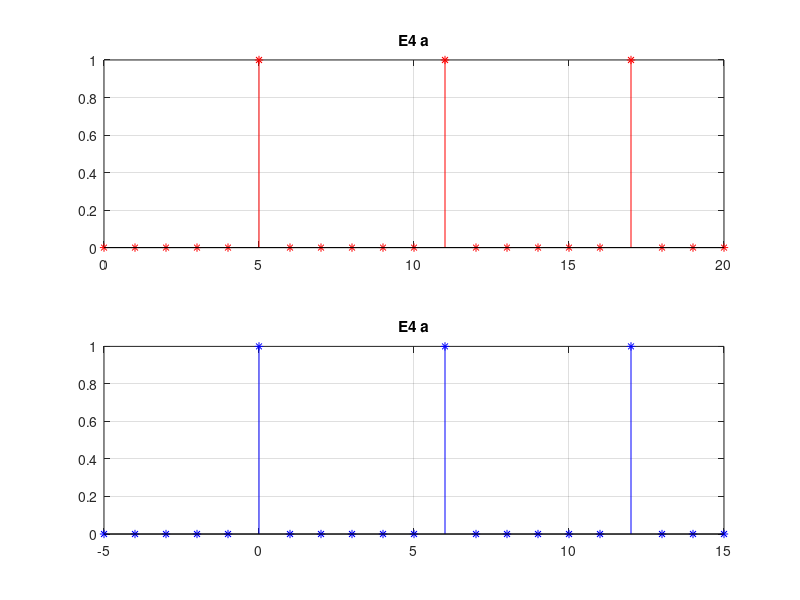
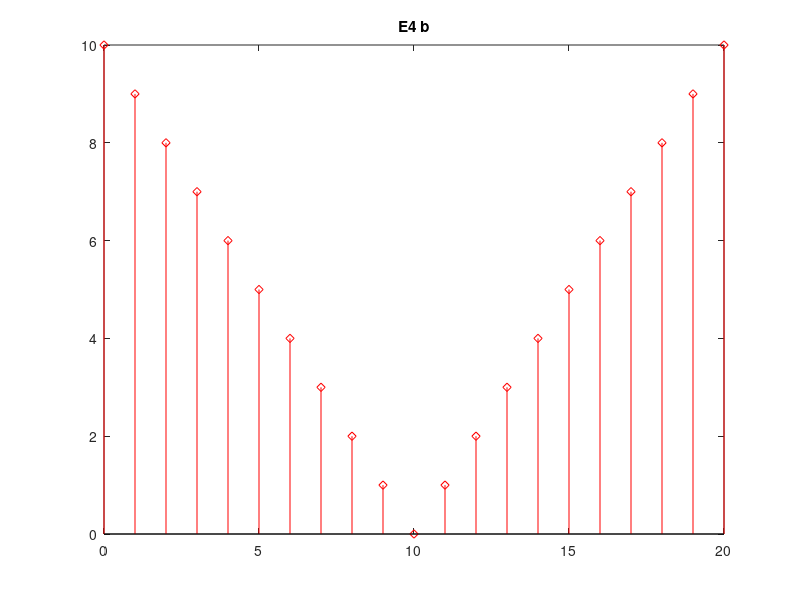
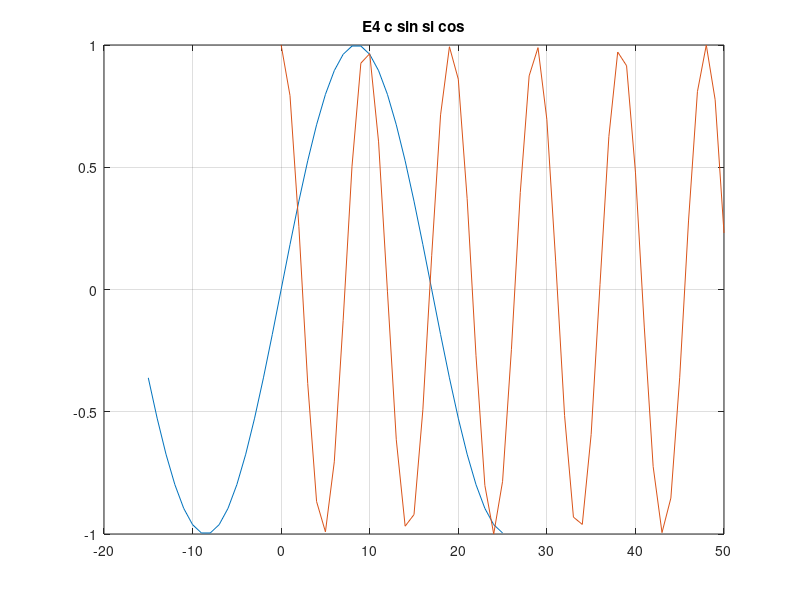
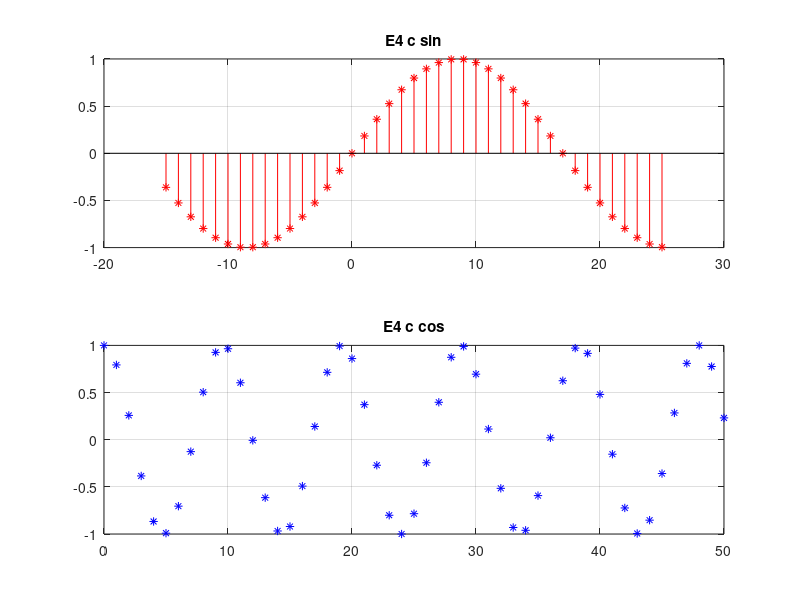

Reproduce these figures in MATLAB, in order.
%a)
z = zeros(1,21);
for i=6:6:21          %se creeaza vectorul din cerinta
    z(1,i)=1;
end

n=0:20;
m=-5:15;

figure(1)                     %in acest mod vor fi afisate toate graficele
subplot(2,1,1),stem(n,z,'r*'),title('E4 a'),grid     %afisarea din cerinta
subplot(2,1,2),stem(m,z,'b*'),title('E4 a'),grid

% b)
t=abs(10-n);
figure(2)
stem(n,t,'rd'),title('E4 b')

%c)
q1=-15:25;
q2=0:50;
x1=sin((pi/17)*q1);
x2=cos((pi/sqrt(23))*q2);

figure(3)
plot(q1,x1,q2,x2),grid,title('E4 c sin si cos')

figure(4)
subplot(2,1,1),stem(q1,x1,'r*'),grid,title('E4 c sin')
subplot(2,1,2), plot(q2,x2,'b*'),grid,title('E4 c cos')

figure(5)
subplot(2,1,1),stem(q1,x1,'rd'),grid,title('E4 c sin')
subplot(2,1,2), plot(q2,x2,'bd'),grid,title('E4 c cos')
